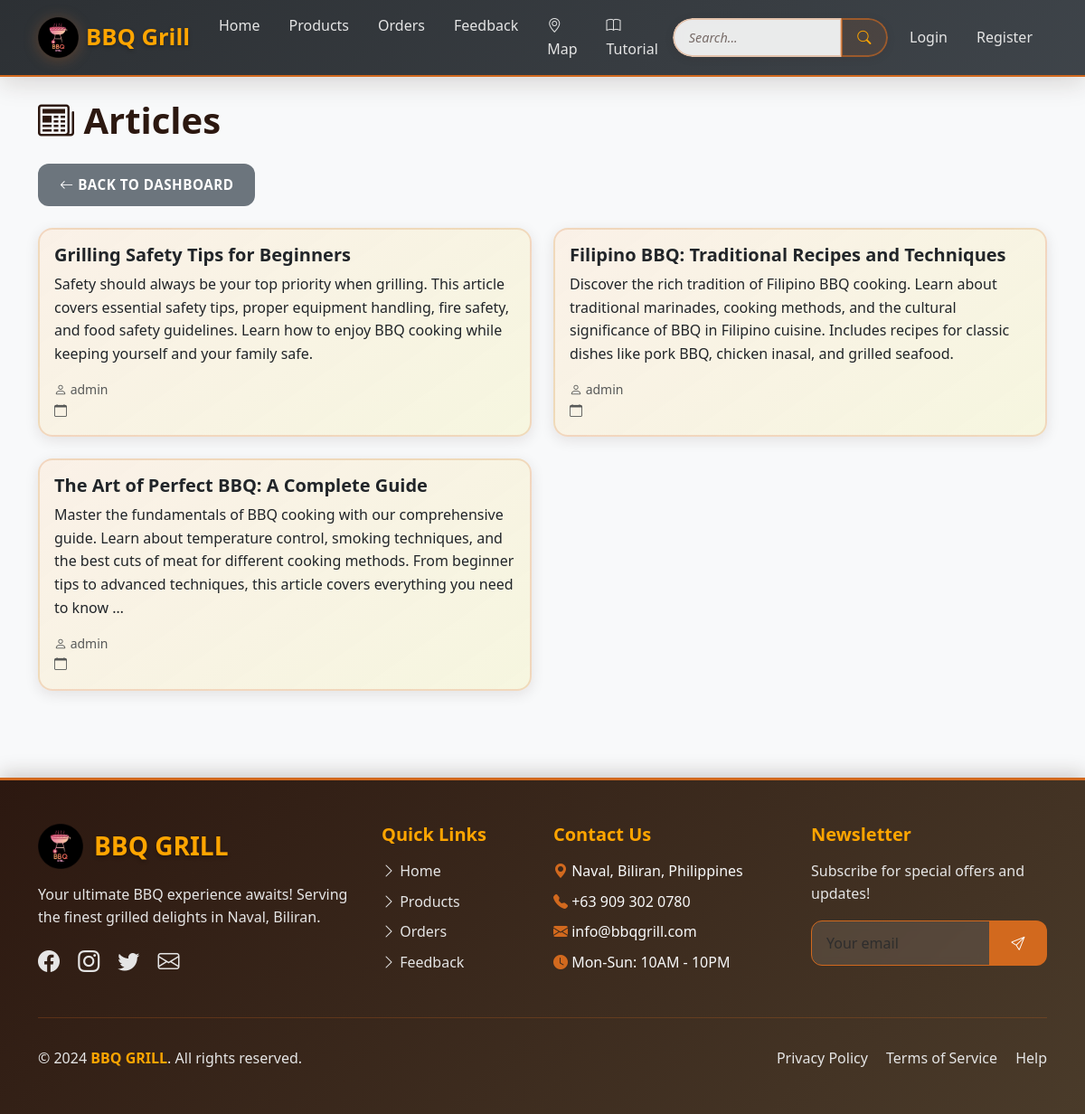
The app's page /articles/ with its own data.
### core/models.py (models this page shows, shortened)
class Article(models.Model):
    title = models.CharField(max_length=200)
    body = models.TextField()
    published = models.BooleanField(default=False)
    published_at = models.DateTimeField(blank=True, null=True)
    author = models.ForeignKey(User, on_delete=models.SET_NULL, blank=True, null=True)
    created_at = models.DateTimeField(auto_now_add=True)
    updated_at = models.DateTimeField(auto_now=True)
    class Meta:
        ordering = ['-published_at', '-id']

### core/views.py (the view)
# urls.py: path("articles/", views.article_list, name="article_list"),
def article_list(request: HttpRequest) -> HttpResponse:
    articles = Article.objects.filter(published=True)
    return render(request, 'core/article_list.html', {'articles': articles})

### templates/core/article_list.html (shortened to what this page needs)
{% extends 'base.html' %}
{% block content %}
<div class="row">
    <div class="col-12">
        <div class="d-flex justify-content-between align-items-center mb-4">
            <div>
                <h1><i class="bi bi-newspaper"></i> Articles</h1>
                <a href="{% url 'dashboard' %}" class="btn btn-secondary btn-sm">
                    <i class="bi bi-arrow-left"></i> Back to Dashboard
                </a>
            </div>
        </div>
    </div>
</div>
<div class="row">
    {% if articles %}
        {% for article in articles %}
            <div class="col-md-6 mb-4">
                <div class="card h-100">
                    <div class="card-body">
                        <h5 class="card-title">{{ article.title }}</h5>
                        <p class="card-text">{{ article.body|truncatewords:40 }}</p>
                        <div class="d-flex justify-content-between align-items-center">
                            <small class="text-muted">
                                <i class="bi bi-person"></i> {{ article.author.username|default:"Anonymous" }}
                                <br>
                                <i class="bi bi-calendar"></i> {{ article.published_at|date:"M d, Y" }}
                            </small>
                        </div>
                    </div>
                </div>
            </div>
        {% endfor %}
    {% endif %}
</div>
{% endblock %}

### static/css/style.css (style rules this page uses)
:root { --bbq-charcoal: #2C1810; --bbq-smoke: #4A3B2A; --bbq-ember: #D2691E; --bbq-copper: #CD853F; --bbq-flame: #FF6B35; --bbq-gold: #FFA500; --bbq-ash: #E5E5E5; --bbq-cream: #FFF8DC; --primary-color: #D2691E; --secondary-color: #6c757d; --success-color: #198754; --info-color: #0dcaf0; --warning-color: #ffc107; --danger-color: #dc3545; --light-color: #f8f9fa; --dark-color: #2C1810; --shadow-soft: 0 4px 15px rgba(44, 24, 16, 0.1); --shadow-medium: 0 8px 25px rgba(44, 24, 16, 0.15); --shadow-strong: 0 12px 35px rgba(44, 24, 16, 0.2); --glow-ember: 0 0 20px rgba(210, 105, 30, 0.4); --glow-flame: 0 0 25px rgba(255, 107, 53, 0.5); --glow-gold: 0 0 30px rgba(255, 165, 0, 0.6); }
body { font-family: 'Segoe UI', Tahoma, Geneva, Verdana, sans-serif; line-height: 1.6; background-color: #f8f9fa; }
.card { background: linear-gradient(145deg, rgba(250, 240, 230, 0.95) 0%, rgba(245, 245, 220, 0.9) 100%); border: 2px solid rgba(210, 105, 30, 0.2); border-radius: 16px; box-shadow: var(--shadow-soft); backdrop-filter: blur(15px); transition: all 0.4s cubic-bezier(0.4, 0, 0.2, 1); position: relative; overflow: hidden; }
.card::before { content: ''; position: absolute; top: 0; left: -100%; width: 100%; height: 100%; background: linear-gradient(90deg, transparent, rgba(210, 105, 30, 0.1), transparent); transition: left 0.6s ease; }
.btn { border-radius: 12px; font-weight: 600; font-size: 0.95rem; padding: 12px 24px; position: relative; overflow: hidden; transition: all 0.3s cubic-bezier(0.4, 0, 0.2, 1); text-transform: uppercase; letter-spacing: 0.5px; border: none; }
.btn::before { content: ''; position: absolute; top: 50%; left: 50%; width: 0; height: 0; background: rgba(255, 255, 255, 0.2); border-radius: 50%; transform: translate(-50%, -50%); transition: all 0.6s ease; }
html, body { height: 100%; }
.min-vh-100 { min-height: 100vh; }
h1, h2, h3, h4, h5, h6 { color: var(--bbq-charcoal); font-weight: 700; margin-bottom: 1.5rem; }

### records on screen
Article: title "Grilling Safety Tips for Beginners", body "Safety should always be your top priority when grilling. This article covers essential safety tips, proper equipment handling, fire safety, and food safety guidelines. Learn how to enjoy BBQ cooking while keeping yourself and your family safe.", author.username "admin"
Article: title "Filipino BBQ: Traditional Recipes and Techniques", body "Discover the rich tradition of Filipino BBQ cooking. Learn about traditional marinades, cooking methods, and the cultural significance of BBQ in Filipino cuisine. Includes recipes for classic dishes like pork BBQ, chicken inasal, and grilled seafood.", author.username "admin"
Article: title "The Art of Perfect BBQ: A Complete Guide", body "Master the fundamentals of BBQ cooking with our comprehensive guide. Learn about temperature control, smoking techniques, and the best cuts of meat for different cooking methods. From beginner tips to advanced techniques, this article covers everything you need to know …", author.username "admin"
